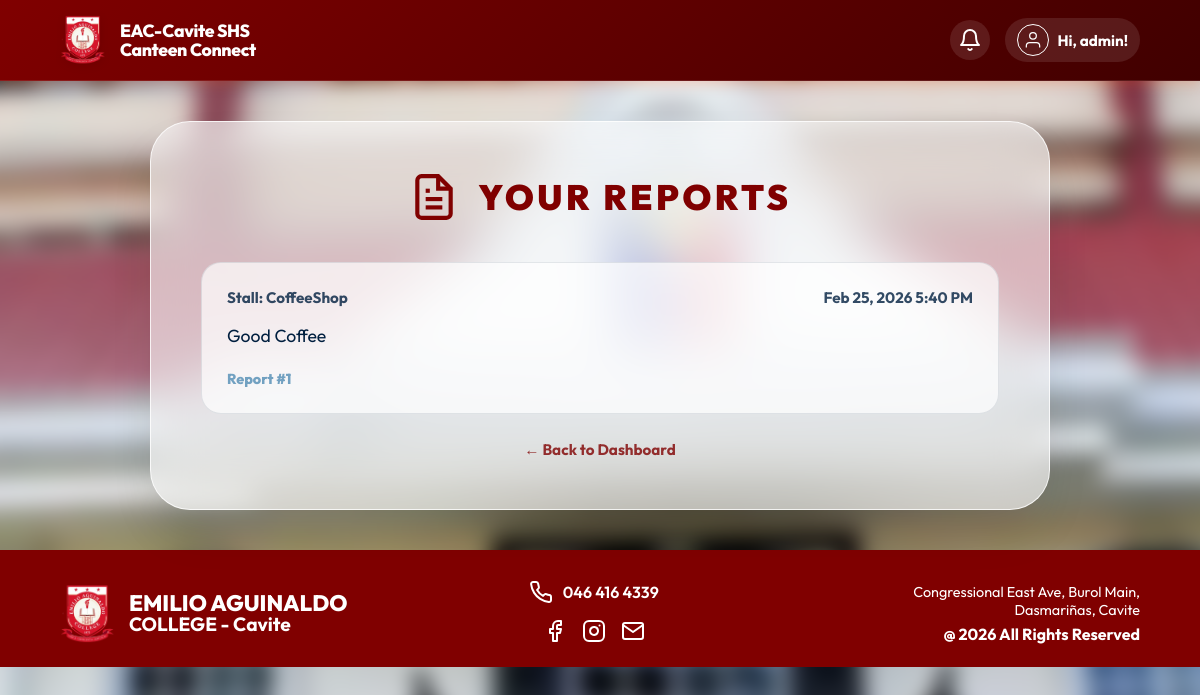
Page /history/ (signed in) on the committed database.
### canteen/models.py (models this page shows, shortened)
class Report(models.Model):
    STATUS_CHOICES = [
        ('Received', 'Received'),
        ('Investigating', 'Investigating'),
        ('Resolved', 'Resolved'),
        ('Closed', 'Closed'),
    ]
    GENDER_CHOICES = [
        ('Female', 'Female'),
        ('Male', 'Male'),
    ]
    user = models.ForeignKey(User, on_delete=models.CASCADE, related_name='reports')
    reporter_name = models.CharField(max_length=100, blank=True, null=True)
    grade_section = models.CharField(max_length=100)
    stall = models.CharField(max_length=100, choices=STALL_CHOICES)
    gender = models.CharField(max_length=10, choices=GENDER_CHOICES)
    is_anonymous = models.BooleanField(default=False)
    concern_text = models.TextField()
    status = models.CharField(max_length=20, choices=STATUS_CHOICES, default='Received')
    is_read = models.BooleanField(default=False)
    created_at = models.DateTimeField(auto_now_add=True)

### canteen/views.py (the view)
# urls.py: path('history/', report_history, name='report_history'),
@login_required
def report_history(request):
    reports = Report.objects.filter(user=request.user).order_by('-created_at')
    return render(request, 'canteen/report_history.html', {'reports': reports})

### canteen/templates/canteen/report_history.html (shortened to what this page needs)
{% extends 'canteen/base.html' %}
{% load static %}
{% block extra_css %}
    <link rel="stylesheet" href="{% static 'canteen/css/report.css' %}">
    <link rel="stylesheet" href="{% static 'canteen/css/history.css' %}">
{% endblock %}
{% block content %}
    <div class="history-card">
        <div class="header-title" style="justify-content: center; align-items: center; margin-bottom: 40px;">
            <div style="display: flex; align-items: center; gap: 20px;">
                <h1 style="margin:0;">Your Reports</h1>
            </div>
        </div>
        {% if reports %}
            <div class="report-list">
                {% for report in reports %}
                    <div class="report-item"
                         onclick="showReportDetails(this)"
                         data-stall="{{ report.stall }}"
                         data-date="{{ report.created_at|date:'M d, Y g:i A' }}"
                         data-content="{{ report.concern_text }}"
                         data-status="{{ report.status }}"
                         style="cursor: pointer;">
                        <div class="report-meta">
                            <span>Stall: {{ report.stall }}</span>
                            <span>{{ report.created_at|date:"M d, Y g:i A" }}</span>
                        </div>
                        <div class="report-content">
                            <p>{{ report.concern_text }}</p>
                        </div>
                        <div class="report-footer">
                            <span class="report-id">Report #{{ report.id }}</span>
                        </div>
                    </div>
                {% endfor %}
            </div>
        {% else %}
            <div style="text-align: center; padding: 40px;">
                <p style="font-size: 1.2rem; opacity: 0.7;">You haven't submitted any reports yet.</p>
            </div>
        {% endif %}
        <div style="text-align: center; margin-top: 25px;">
            <a href="{% url 'home' %}" style="color: var(--primary); text-decoration: none; font-weight: 700; font-size: 0.95rem; opacity: 0.8; transition: opacity 0.3s;" onmouseover="this.style.opacity='1'" onmouseout="this.style.opacity='0.8'">← Back to Dashboard</a>
        </div>
    </div>
{% endblock %}

### canteen/templates/canteen/base.html (shortened to what this page needs)
{% load static %}
<!DOCTYPE html>
<html lang="en">
<head>
    <link rel="stylesheet" href="{% static 'canteen/css/base.css' %}">
    {% block extra_css %}{% endblock %}
</head>
<body>
    <header class="main-header {% if request.resolver_match.url_name == 'login' or request.resolver_match.url_name == 'register' %}auth-header{% endif %}">
        <div class="header-left">
            <a href="{% url 'home' %}" style="display: flex; align-items: center; gap: inherit; text-decoration: none;">
                <img src="{% static 'canteen/images/Hlogo.png' %}" alt="EAC Logo" class="logo-img">
                <div class="header-text">
                    <span class="site-title-shs">EAC-Cavite SHS</span>
                    <span class="site-title-main">Canteen Connect</span>
                </div>
            </a>
        </div>
        {% if request.resolver_match.url_name != 'login' and request.resolver_match.url_name != 'register' %}
        <div class="header-right">
            {% if user.is_authenticated %}
                {% if user.is_staff %}
                <div class="notification-wrapper">
                    <div class="notification-bell" id="notifBell">
                        <svg viewBox="0 0 24 24" fill="none" stroke="currentColor" stroke-width="2" stroke-linecap="round" stroke-linejoin="round">
                            <path d="M18 8A6 6 0 0 0 6 8c0 7-3 9-3 9h18s-3-2-3-9"></path>
                            <path d="M13.73 21a2 2 0 0 1-3.46 0"></path>
                        </svg>
                    </div>
                </div>
                {% endif %}
                <div class="user-profile">
                    <div class="profile-icon">
                        <svg viewBox="0 0 24 24" fill="none" stroke="currentColor" stroke-width="1.5"><path d="M20 21v-2a4 4 0 0 0-4-4H8a4 4 0 0 0-4 4v2"></path><circle cx="12" cy="7" r="4"></circle></svg>
                    </div>
                    <span class="user-greeting">Hi, {{ user.username }}!</span>
                </div>
            {% else %}
                <a href="{% url 'login' %}" class="login-link">Login</a>
            {% endif %}
        </div>
        {% endif %}
    </header>
    {% block content %}{% endblock %}
    <footer class="site-footer">
        <div class="footer-container">
            <div class="footer-section school-info">
                <img src="{% static 'canteen/images/Hlogo.png' %}" alt="EAC Logo" class="footer-logo">
                <div class="school-text">
                    <h3>EMILIO AGUINALDO</h3>
                    <h4>COLLEGE - Cavite</h4>
                </div>
            </div>
            <div class="footer-section contact-social">
                <div class="contact-item">
                    <span>046 416 4339</span>
                </div>
                <div class="social-icons">
                    <a href="https://www.facebook.com/EACCaviteOfficial?rdid=gA4WYybTssovgDqo&share_url=https%3A%2F%2Fwww.facebook.com%2Fshare%2F14YPaBeriQ8%2F#"><svg class="footer-icon" viewBox="0 0 24 24" fill="none" stroke="currentColor" stroke-width="2" stroke-linecap="round" stroke-linejoin="round"><path d="M18 2h-3a5 5 0 0 0-5 5v3H7v4h3v8h4v-8h3l1-4h-4V7a1 1 0 0 1 1-1h3z"></path></svg></a>
                    <a href="#"></a>
                    <a href="mailto:admission_cavite@eac.edu.ph"><svg class="footer-icon" viewBox="0 0 24 24" fill="none" stroke="currentColor" stroke-width="2" stroke-linecap="round" stroke-linejoin="round"><path d="M4 4h16c1.1 0 2 .9 2 2v12c0 1.1-.9 2-2 2H4c-1.1 0-2-.9-2-2V6c0-1.1.9-2 2-2z"></path><polyline points="22,6 12,13 2,6"></polyline></svg></a>
                </div>
            </div>
            <div class="footer-section address-copyright">
                <p class="address">Congressional East Ave, Burol Main, Dasmariñas, Cavite</p>
                <p class="copyright">@ 2026 All Rights Reserved</p>
            </div>
        </div>
    </footer>
</body>
</html>

### canteen/static/canteen/css/base.css (style rules this page uses)
:root { --primary: #800000; --primary-light: #d21c1c; --secondary: #001f3f; --accent: #72a1c1; --bg: #fff5e6; --white: #ffffff; --text-main: #001f3f; --text-muted: #4a4a4a; --shadow-sm: 0 1px 2px rgba(0,0,0,0.05); --shadow-md: 0 4px 6px -1px rgba(0,0,0,0.1), 0 2px 4px -1px rgba(0,0,0,0.06); --shadow-lg: 0 10px 15px -3px rgba(0,0,0,0.1), 0 4px 6px -2px rgba(0,0,0,0.05); --radius: 24px; --glass-bg: rgba(255, 255, 255, 0.6); --glass-border: rgba(255, 255, 255, 0.8); }
* { box-sizing: border-box; }
body { margin: 0; padding: 0; font-family: "Outfit", sans-serif; color: var(--text-main); min-height: 100vh; -webkit-font-smoothing: antialiased; position: relative; overflow-x: hidden; }
body::before { content: ''; position: fixed; top: 0; left: 0; width: 100%; height: 100%; background-image: url('../images/Body.png'); background-size: cover; background-position: center; background-attachment: fixed; background-repeat: no-repeat; filter: blur(10px); -webkit-filter: blur(10px); transform: scale(1.1); z-index: -1; pointer-events: none; }
.main-header { background: linear-gradient(135deg, var(--primary) 0%, #400000 100%); backdrop-filter: blur(20px); -webkit-backdrop-filter: blur(20px); border-bottom: 1px solid rgba(255, 255, 255, 0.1); padding: 15px 5%; display: flex; justify-content: space-between; align-items: center; position: sticky; top: 0; z-index: 1000; box-shadow: 0 4px 12px rgba(255, 77, 0, 0.2); width: 100%; }
.main-header .site-title-shs, .main-header .site-title-main { color: var(--white); }
.main-header .user-profile { color: var(--white); background: rgba(255, 255, 255, 0.1); }
.main-header .profile-icon { border-color: var(--white); }
.header-left { display: flex; align-items: center; gap: 15px; }
.logo-img { height: 50px; width: auto; filter: drop-shadow(0 2px 4px rgba(0,0,0,0.1)); }
.header-text { display: flex; flex-direction: column; line-height: 1.1; }
.site-title-shs { font-size: 1.1rem; font-weight: 800; color: var(--primary); letter-spacing: -0.02em; }
.site-title-main { font-size: 1.1rem; font-weight: 800; color: var(--primary); letter-spacing: -0.02em; }
.header-right { display: flex; align-items: center; }
.user-profile { display: flex; align-items: center; gap: 8px; color: var(--primary); padding: 6px 12px; background: rgba(139, 26, 26, 0.05); border-radius: 40px; position: relative; cursor: pointer; }
.profile-icon { width: 32px; height: 32px; border: 1.5px solid var(--primary); border-radius: 50%; display: flex; align-items: center; justify-content: center; padding: 5px; }
.user-greeting { font-size: 0.95rem; font-weight: 700; }
.site-footer { background: var(--primary); color: var(--white); padding: 30px 5% 20px; margin-top: auto; }
.footer-container { max-width: 1400px; margin: 0 auto; display: flex; justify-content: space-between; align-items: center; flex-wrap: wrap; gap: 30px; }
.footer-section { display: flex; flex-direction: column; gap: 5px; }
.school-info { flex-direction: row; align-items: center; gap: 15px; }
.footer-logo { height: 60px; width: auto; }
.school-text h3 { margin: 0; font-size: 1.4rem; font-weight: 800; line-height: 1; }
.school-text h4 { margin: 0; font-size: 1.2rem; font-weight: 700; line-height: 1.1; }
.contact-social { align-items: center; gap: 15px; }
.contact-item { display: flex; align-items: center; gap: 10px; font-weight: 600; }
.social-icons { display: flex; gap: 15px; }
.social-icons a { color: var(--white); transition: opacity 0.3s ease; }
.footer-icon { width: 24px; height: 24px; }
.address-copyright { align-items: flex-end; text-align: right; gap: 5px; }
.address { margin: 0; font-size: 0.9rem; max-width: 300px; color: var(--white); }
.copyright { margin: 0; font-size: 1rem; font-weight: 700; color: var(--white); }
.notification-wrapper { position: relative; margin-right: 15px; }
.notification-bell { position: relative; cursor: pointer; color: var(--white); padding: 8px; background: rgba(255, 255, 255, 0.1); border-radius: 50%; transition: all 0.3s ease; display: flex; align-items: center; justify-content: center; }
.notification-bell svg { width: 24px; height: 24px; }

### canteen/static/canteen/css/report.css (style rules this page uses)
.header-title { display: flex; align-items: center; gap: 20px; margin-bottom: 40px; }
.header-title svg { width: 50px; height: 50px; color: var(--primary); }
.header-title h1 { font-size: 2.2rem; font-weight: 900; text-transform: uppercase; letter-spacing: 0.1em; margin: 0; color: var(--primary); }

### rows in the picture
Report: stall "CoffeeShop", created_at "Feb 25, 2026 5:40 PM", concern_text "Good Coffee", id "1"

### other values in the picture
{{ user.username }} "admin"
